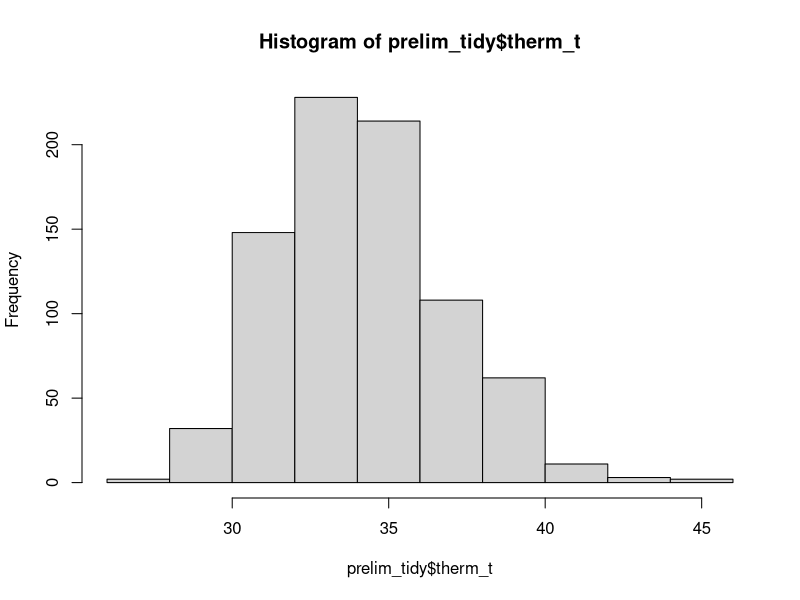
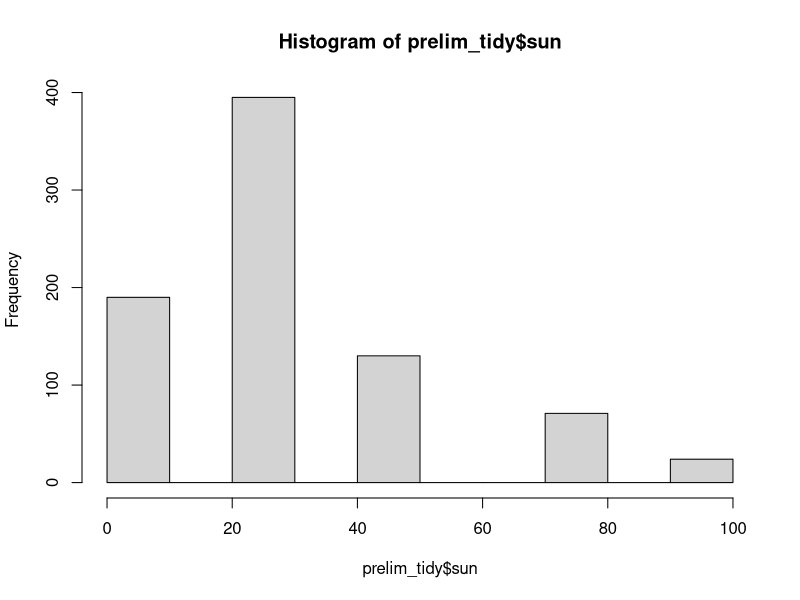
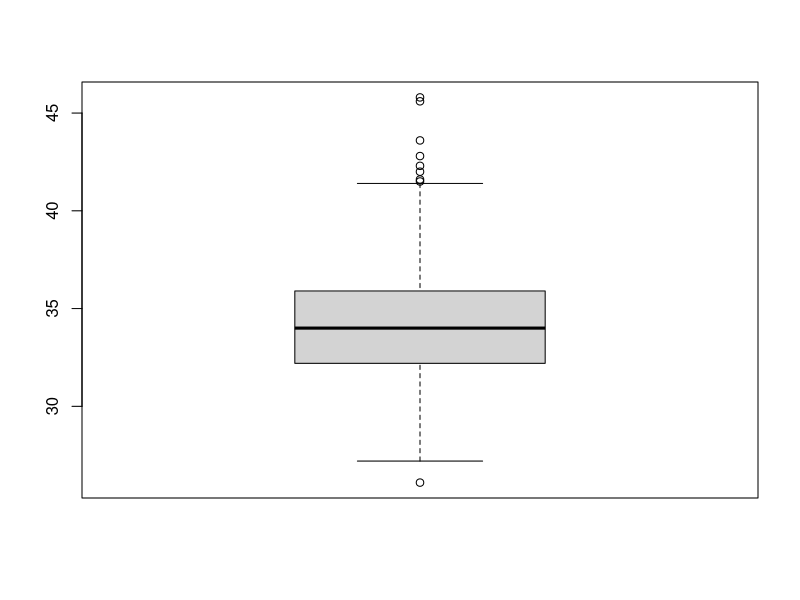
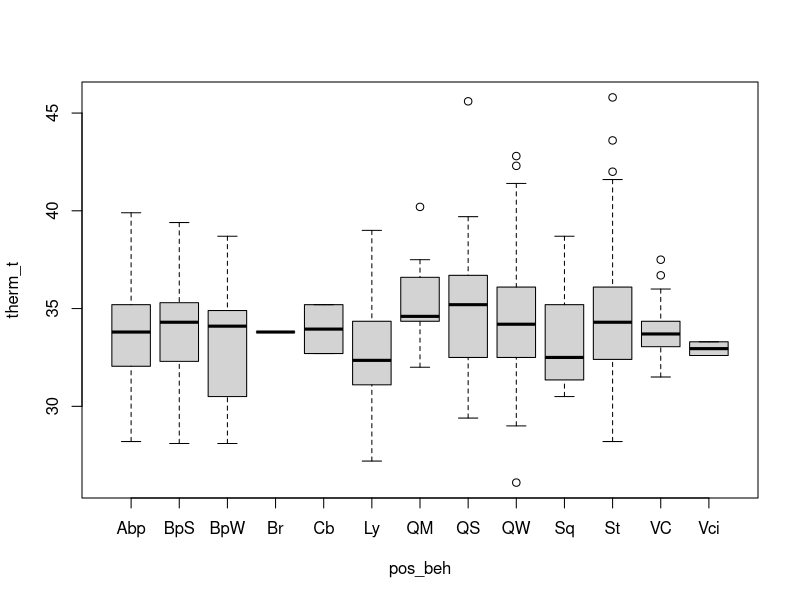
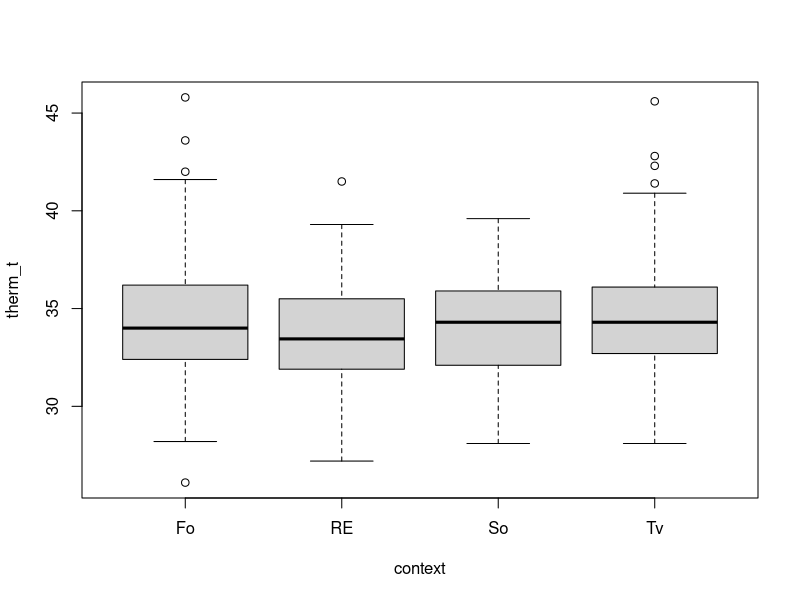
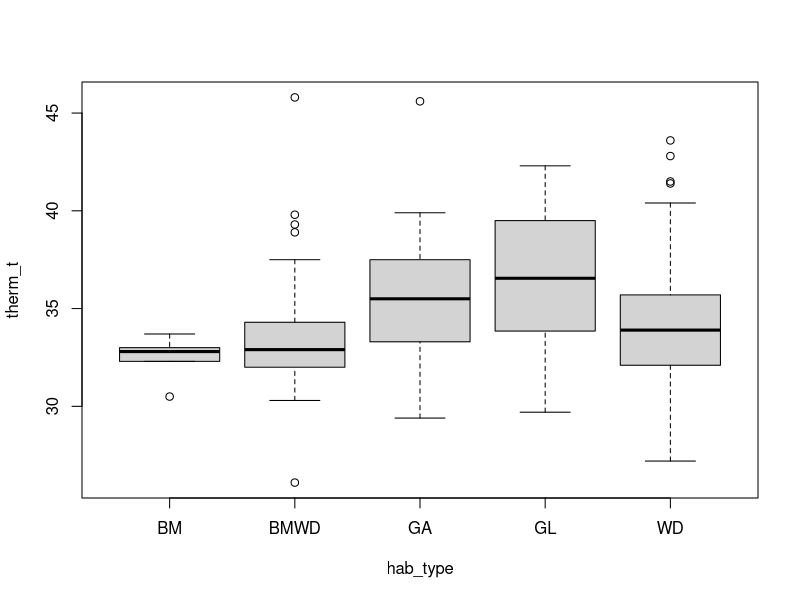
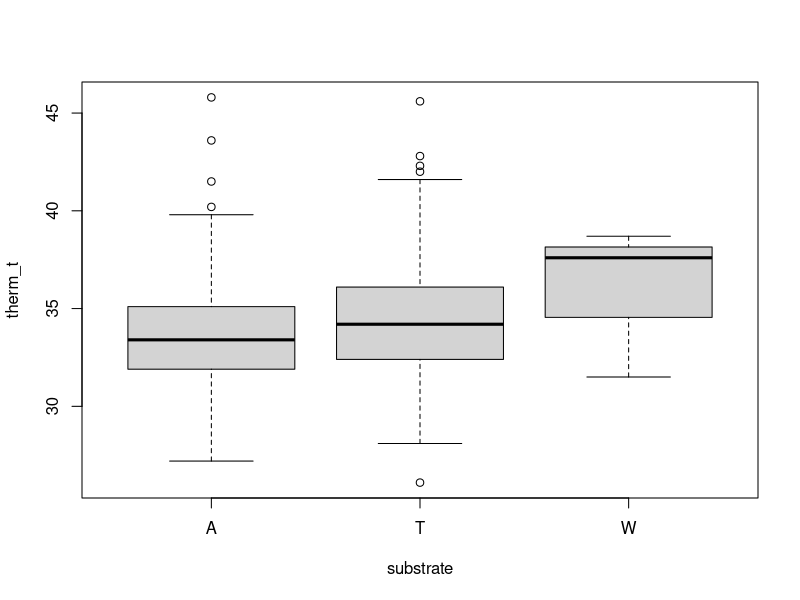
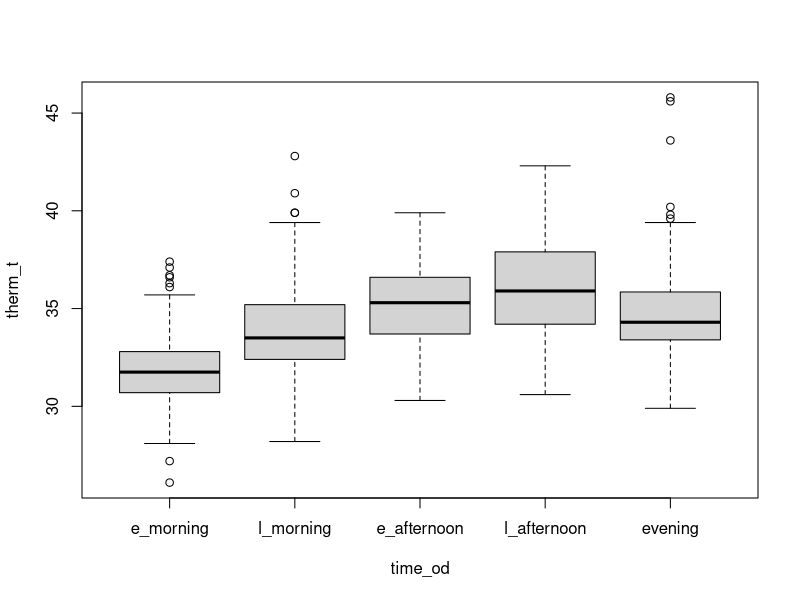

These charts were generated, in order, by the following R code:
# load libraries
library(tidyverse)
library(readr)
library(lubridate)
library(magrittr)
library(ggplot2)

#read in data
prelim_tidy1 <- read_csv("_data/_tidy/prelim_data_tidycols.csv")
View(prelim_tidy1)

bipedal_data <- read_csv("_summary/bipedal_table.csv")
View(bipedal_data)

str(prelim_tidy1)
str(bipedal_data)

##omit any missing values
summary(is.na(prelim_tidy1))

prelim_tidy<-na.omit(prelim_tidy1)
View(prelim_tidy)

##
prelim_tidy$time_od <- factor(prelim_tidy$time_od, levels = c("e_morning", "l_morning", "e_afternoon", "l_afternoon", "evening"))


## Change to factor and numeric
factor_cols <- c("pos_beh","context", "substrate", "hab_type", "individual")
numeric_cols <- c("sun", "therm_t", "t_lo", "t_hi")

prelim_tidy[factor_cols] <- lapply(prelim_tidy[factor_cols], as.factor)
bipedal_data[factor_cols] <- lapply(bipedal_data[factor_cols], as.factor)

prelim_tidy[numeric_cols] <- lapply(prelim_tidy[numeric_cols], as.numeric)
bipedal_data[numeric_cols] <- lapply(bipedal_data[numeric_cols], as.numeric)

#Summary data
summary(prelim_tidy)
summary(bipedal_data)

#explore using tables
### prelim_tidy
with(prelim_tidy, table(pos_beh, context))
with(prelim_tidy, table(pos_beh, hab_type))
with(prelim_tidy, table(pos_beh, substrate))

with(prelim_tidy, ftable(pos_beh, context, hab_type))
with(prelim_tidy, ftable(pos_beh, context, substrate))

with(prelim_tidy, table(individual, pos_beh))
with(prelim_tidy, ftable(individual, context, pos_beh))

### bipedal_data
with(bipedal_data, table(pos_beh, context))
with(bipedal_data, table(pos_beh, hab_type))
with(bipedal_data, table(pos_beh, substrate))

with(bipedal_data, ftable(pos_beh, context, hab_type))
with(bipedal_data, ftable(pos_beh, context, substrate))

with(bipedal_data, table(individual, pos_beh))
with(bipedal_data, ftable(individual, pos_beh, context))

################################################################################
# Graphics
##histogram
hist(prelim_tidy$therm_t)
hist(prelim_tidy$sun)

##boxplot
boxplot(prelim_tidy$therm_t)
boxplot(therm_t ~ pos_beh, data=prelim_tidy)
boxplot(therm_t ~ context, data=prelim_tidy)
boxplot(therm_t ~ hab_type, data=prelim_tidy)
boxplot(therm_t ~ substrate, data=prelim_tidy)
boxplot(therm_t ~ time_od, data = prelim_tidy)
boxplot(therm_t ~ individual, data = prelim_tidy)

#plotting pred against each other
boxplot(sun ~ hab_type, data = prelim_tidy) #correlation between the two
boxplot(sun ~ time_od, data = prelim_tidy)
boxplot(sun ~ pos_beh, data = prelim_tidy)
boxplot(sun ~ context, data = prelim_tidy) #QW???
boxplot(sun ~ individual, data = prelim_tidy)


#coplot
#effect of positional behavior on body temp given context
coplot(therm_t ~ pos_beh | context, data=prelim_tidy)
coplot(therm_t ~ pos_beh | hab_type, data=prelim_tidy)

## plot
plot(prelim_tidy$sun, prelim_tidy$therm_t)
plot(prelim_tidy$time, prelim_tidy$therm_t)
plot(prelim_tidy$date, prelim_tidy$therm_t)


################################################################
## ggplot
## prelim_tidy
ggplot(prelim_tidy, aes(therm_t)) + 
  geom_histogram()

ggplot(prelim_tidy, aes(sun)) + 
  geom_histogram()

ggplot(prelim_tidy, aes(pos_beh, therm_t, color=context)) + 
  geom_boxplot()

## bipedal data
ggplot(bipedal_data, aes(pos_beh, therm_t, color=individual)) + 
  geom_boxplot()

ggplot(bipedal_data, aes(pos_beh, therm_t, color=context)) + 
  geom_boxplot()

ggplot(bipedal_data, aes(context, therm_t, color=pos_beh)) + 
  geom_boxplot()

ggplot(bipedal_data, aes(sun)) + 
  geom_histogram()

